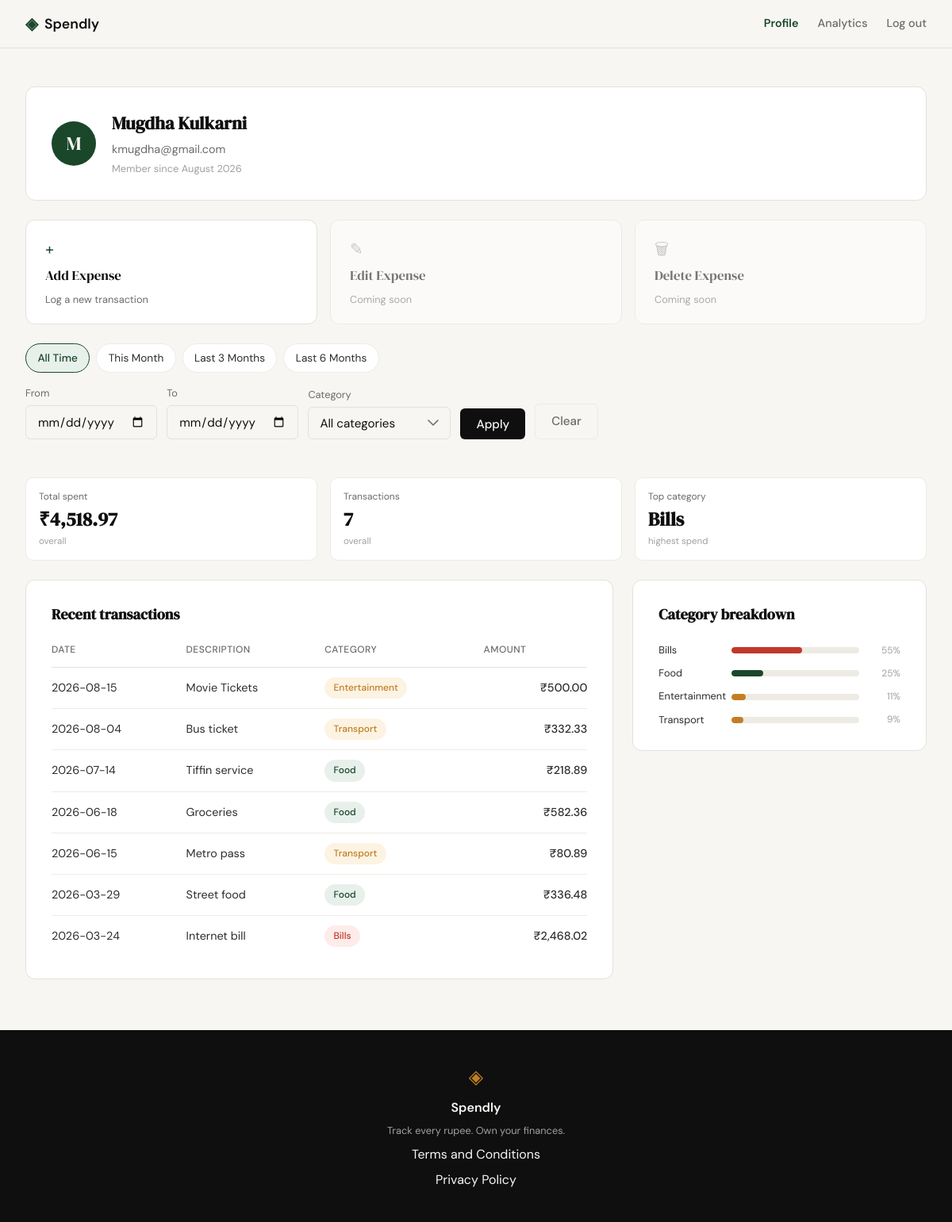
Screenshot of /profile (signed in) with the database file from the repository.
### tables this page shows
CREATE TABLE users (
            id            INTEGER PRIMARY KEY AUTOINCREMENT,
            name          TEXT    NOT NULL,
            email         TEXT    NOT NULL UNIQUE,
            password_hash TEXT    NOT NULL,
            created_at    TEXT    DEFAULT (datetime('now'))
        );

CREATE TABLE expenses (
            id          INTEGER PRIMARY KEY AUTOINCREMENT,
            user_id     INTEGER NOT NULL REFERENCES users(id),
            amount      REAL    NOT NULL,
            category    TEXT    NOT NULL,
            date        TEXT    NOT NULL,
            description TEXT,
            created_at  TEXT    DEFAULT (datetime('now'))
        );

### app.py (the view)
@app.route("/profile")
def profile():
    if not session.get("user_id"):
        return redirect(url_for("login"))
    user_id = session["user_id"]
    if get_user_by_id(user_id) is None:
        abort(404)
    selected_category = request.args.get("category") or None
    raw_from = _parse_iso_date(request.args.get("date_from"))
    raw_to = _parse_iso_date(request.args.get("date_to"))
    if raw_from and raw_to and raw_from > raw_to:
        flash("Start date must be before end date.", "error")
        date_from = date_to = None
    else:
        date_from, date_to = raw_from, raw_to
    date_from_str = date_from.isoformat() if date_from else None
    date_to_str = date_to.isoformat() if date_to else None
    today = date.today()
    month_end = date(today.year, today.month, calendar.monthrange(today.year, today.month)[1])
    presets = {
        "this_month": {"date_from": date(today.year, today.month, 1).isoformat(), "date_to": month_end.isoformat()},
        "last_3_months": {"date_from": _months_ago_start(today, 3).isoformat(), "date_to": today.isoformat()},
        "last_6_months": {"date_from": _months_ago_start(today, 6).isoformat(), "date_to": today.isoformat()},
        "all_time": {"date_from": None, "date_to": None},
    }
    if date_from_str is None and date_to_str is None:
        active_preset = "all_time"
    else:
        active_preset = next(
            (name for name, r in presets.items()
             if r["date_from"] == date_from_str and r["date_to"] == date_to_str),
            None,
        )
    user = queries.get_user_by_id(user_id)
    summary = queries.get_summary_stats(user_id, category=selected_category, date_from=date_from_str, date_to=date_to_str)
    transactions = queries.get_recent_transactions(user_id, category=selected_category, date_from=date_from_str, date_to=date_to_str)
    categories = queries.get_category_breakdown(user_id, category=selected_category, date_from=date_from_str, date_to=date_to_str)
    return render_template(
        "profile.html",
        user=user,
        summary=summary,
        transactions=transactions,
        categories=categories,
        category_options=CATEGORIES,
        selected_category=selected_category or "",
        selected_date_from=date_from_str or "",
        selected_date_to=date_to_str or "",
        active_preset=active_preset,
        presets=presets,
    )

### app.py (called while the page is built)
def _parse_iso_date(value):
    if not value:
        return None
    try:
        return datetime.strptime(value, "%Y-%m-%d").date()
    except ValueError:
        return None

def _months_ago_start(today, n):
    month_index = today.month - 1 - (n - 1)
    year = today.year + month_index // 12
    month = month_index % 12 + 1
    return date(year, month, 1)

### database/db.py (called while the page is built)
def get_db():
    conn = sqlite3.connect(
        DB_PATH,
        timeout=10,
    )
    conn.row_factory = sqlite3.Row
    conn.execute("PRAGMA foreign_keys = ON")
    conn.execute("PRAGMA busy_timeout = 10000")
    return conn

def get_user_by_id(user_id):
    with get_db() as db:
        return get_db().execute(
            """
            SELECT id, name, email, password_hash, created_at
            FROM users
            WHERE id = ?
            """,
            (user_id,),
        ).fetchone()

### database/queries.py (called while the page is built)
def get_user_by_id(user_id):
    with get_db() as conn:
        row = conn.execute(
            "SELECT name, email, created_at FROM users WHERE id = ?",
            (user_id,),
        ).fetchone()
    if row is None:
        return None
    created_at = datetime.strptime(row["created_at"], "%Y-%m-%d %H:%M:%S")
    member_since = created_at.strftime("%B %Y")  # e.g. "January 2026"
    return {
        "name": row["name"],
        "email": row["email"],
        "member_since": member_since,
    }

def get_recent_transactions(user_id, limit=None, category=None, date_from=None, date_to=None):
    sql_limit = -1 if limit is None else limit
    with get_db() as conn:
        rows = conn.execute(
            """
            SELECT date, description, category, amount
            FROM expenses
            WHERE user_id = ?
              AND (? IS NULL OR category = ?)
              AND (? IS NULL OR date >= ?)
              AND (? IS NULL OR date <= ?)
            ORDER BY date DESC, id DESC
            LIMIT ?
            """,
            (user_id, category, category, date_from, date_from, date_to, date_to, sql_limit),
        ).fetchall()
    return [
        {
            "date": row["date"],
            "description": row["description"],
            "category": row["category"],
            "amount": row["amount"],
        }
        for row in rows
    ]

### templates/profile.html (shortened to what this page needs)
{% extends "base.html" %}
{% block head %}
<link rel="stylesheet" href="{{ url_for('static', filename='css/profile.css') }}">
{% endblock %}
{% block content %}
<section class="profile-section">
    <div class="profile-inner">
        <div class="profile-info-card">
            <div class="profile-avatar">{{ user.name[0]|upper }}</div>
            <div class="profile-info-details">
                <h1 class="profile-name">{{ user.name }}</h1>
                <p class="profile-email">{{ user.email }}</p>
                <p class="profile-since">Member since {{ user.member_since }}</p>
            </div>
        </div>
        <div class="profile-actions">
            <a href="{{ url_for('add_expense') }}" class="action-card action-card-primary">
                <span class="action-card-icon">+</span>
                <span class="action-card-title">Add Expense</span>
                <span class="action-card-desc">Log a new transaction</span>
            </a>
            <div class="action-card action-card-disabled" aria-disabled="true">
                <span class="action-card-icon">✎</span>
                <span class="action-card-title">Edit Expense</span>
                <span class="action-card-desc">Coming soon</span>
            </div>
            <div class="action-card action-card-disabled" aria-disabled="true">
                <span class="action-card-icon">🗑</span>
                <span class="action-card-title">Delete Expense</span>
                <span class="action-card-desc">Coming soon</span>
            </div>
        </div>
        <div class="profile-date-filters">
            <div class="preset-links">
                <a href="{{ url_for('profile', category=selected_category or none) }}"
                   class="preset-link {% if active_preset == 'all_time' %}preset-link-active{% endif %}">All Time</a>
                <a href="{{ url_for('profile', category=selected_category or none, date_from=presets.this_month.date_from, date_to=presets.this_month.date_to) }}"
                   class="preset-link {% if active_preset == 'this_month' %}preset-link-active{% endif %}">This Month</a>
                <a href="{{ url_for('profile', category=selected_category or none, date_from=presets.last_3_months.date_from, date_to=presets.last_3_months.date_to) }}"
                   class="preset-link {% if active_preset == 'last_3_months' %}preset-link-active{% endif %}">Last 3 Months</a>
                <a href="{{ url_for('profile', category=selected_category or none, date_from=presets.last_6_months.date_from, date_to=presets.last_6_months.date_to) }}"
                   class="preset-link {% if active_preset == 'last_6_months' %}preset-link-active{% endif %}">Last 6 Months</a>
            </div>
            <form class="custom-range-form {% if active_preset is none and (selected_date_from or selected_date_to) %}custom-range-active{% endif %}" method="get" action="{{ url_for('profile') }}">
                <div class="custom-range-field">
                    <label for="date_from">From</label>
                    <input type="date" id="date_from" name="date_from" class="form-input" value="{{ selected_date_from }}">
                </div>
                <div class="custom-range-field">
                    <label for="date_to">To</label>
                    <input type="date" id="date_to" name="date_to" class="form-input" value="{{ selected_date_to }}">
                </div>
                <div class="custom-range-field custom-range-category">
                    <label for="category">Category</label>
                    <select id="category" name="category" class="form-input">
                        <option value="" {% if selected_category == "" %}selected{% endif %}>All categories</option>
                    </select>
                </div>
                <button type="submit" class="btn-submit custom-range-submit">Apply</button>
                <a href="{{ url_for('profile') }}" class="btn-clear">Clear</a>
            </form>
        </div>
        <div class="profile-stats">
            <div class="stat-tile">
                <div class="stat-tile-label">Total spent</div>
                <div class="stat-tile-value">₹{{ "{:,.2f}".format(summary.total_spent) }}</div>
                <div class="stat-tile-meta">overall</div>
            </div>
            <div class="stat-tile">
                <div class="stat-tile-label">Transactions</div>
                <div class="stat-tile-value">{{ summary.transaction_count }}</div>
                <div class="stat-tile-meta">overall</div>
            </div>
            <div class="stat-tile">
                <div class="stat-tile-label">Top category</div>
                <div class="stat-tile-value">{{ summary.top_category }}</div>
                <div class="stat-tile-meta">highest spend</div>
            </div>
        </div>
        <div class="profile-panels-row">
            <div class="profile-panel profile-panel-transactions">
                <h2 class="profile-panel-title">Recent transactions</h2>
                <table class="profile-table">
                    <thead>
                        <tr>
                            <th>Date</th>
                            <th>Description</th>
                            <th>Category</th>
                            <th class="profile-table-amount">Amount</th>
                        </tr>
                    </thead>
                    <tbody>
                        {% for tx in transactions %}
                        <tr>
                            <td>{{ tx.date }}</td>
                            <td>{{ tx.description or "" }}</td>
                            <td><span class="category-badge category-badge-{{ tx.category|lower }}">{{ tx.category }}</span></td>
                            <td class="profile-table-amount">₹{{ "{:,.2f}".format(tx.amount) }}</td>
                        </tr>
                        {% endfor %}
                    </tbody>
                </table>
            </div>
            <div class="profile-panel profile-panel-breakdown">
                <h2 class="profile-panel-title">Category breakdown</h2>
                <div class="stat-bars profile-breakdown">
                    {% for cat in categories %}
                    <div class="stat-bar-row">
                        <span class="stat-bar-cat">{{ cat.name }}</span>
                        <div class="stat-bar-track">
                            <div class="stat-bar category-bar-{{ cat.name|lower }}" style="width: {{ cat.pct }}%"></div>
                        </div>
                        <span class="stat-bar-pct">{{ cat.pct }}%</span>
                    </div>
                    {% endfor %}
                </div>
            </div>
        </div>
    </div>
</section>
{% endblock %}

### templates/base.html (shortened to what this page needs)
<!DOCTYPE html>
<html lang="en">
<head>
    <link rel="stylesheet" href="{{ url_for('static', filename='css/style.css') }}">
    {% block head %}{% endblock %}
</head>
<body>
    <nav class="navbar">
        <div class="nav-inner">
            <a href="{{ url_for('landing') }}" class="nav-brand">
                <span class="brand-icon">◈</span>
                <span class="brand-name">Spendly</span>
            </a>
            <div class="nav-links">
                {% if session.user_id %}
                <a href="{{ url_for('profile') }}" class="{% if request.endpoint == 'profile' %}nav-link-active{% endif %}">Profile</a>
                <a href="{{ url_for('analytics') }}" class="{% if request.endpoint == 'analytics' %}nav-link-active{% endif %}">Analytics</a>
                <a href="{{ url_for('logout') }}">Log out</a>
                {% else %}
                <a href="{{ url_for('login') }}">Sign in</a>
                <a href="{{ url_for('register') }}" class="nav-cta">Get started</a>
                {% endif %}
            </div>
        </div>
    </nav>
    <main class="main-content">
        {% block content %}{% endblock %}
    </main>
    <footer class="footer">
        <div class="footer-inner">
            <span class="brand-icon">◈</span>
            <span class="footer-name">Spendly</span>
            <p class="footer-copy">Track every rupee. Own your finances.</p>
            <a href="{{ url_for('terms') }}">Terms and Conditions</a>
            <a href="{{ url_for('privacy') }}">Privacy Policy </a>
        </div>
    </footer>
</body>
</html>

### static/css/profile.css (style rules this page uses)
.profile-actions { display: grid; grid-template-columns: repeat(3, 1fr); gap: 1rem; }
.action-card { display: flex; flex-direction: column; gap: 0.35rem; background: var(--paper-card); border: 1px solid var(--border); border-radius: var(--radius-md); padding: 1.25rem 1.5rem; text-decoration: none; transition: border-color 0.2s, box-shadow 0.2s; }
.action-card-icon { font-size: 1.25rem; color: var(--accent); }
.action-card-title { font-family: var(--font-display); font-size: 1.05rem; color: var(--ink); }
.action-card-desc { font-size: 0.8rem; color: var(--ink-muted); }
.action-card-disabled { opacity: 0.55; cursor: not-allowed; }
.action-card-disabled .action-card-icon { color: var(--ink-faint); }
.profile-date-filters { display: flex; flex-wrap: wrap; align-items: flex-end; gap: 1rem; margin-bottom: 1.5rem; }
.preset-links { display: flex; gap: 0.5rem; flex-wrap: wrap; }
.preset-link { padding: 0.4rem 0.9rem; border-radius: var(--radius-lg); border: 1px solid var(--border-soft); background: var(--paper-card); color: var(--ink-soft); font-size: 0.85rem; text-decoration: none; transition: background 0.2s, color 0.2s, border-color 0.2s; }
.preset-link-active { background: var(--accent-light); color: var(--accent); border-color: var(--accent); font-weight: 500; }
.custom-range-form { display: flex; align-items: flex-end; gap: 0.75rem; flex-wrap: wrap; }
.custom-range-field label { display: block; font-size: 0.8rem; color: var(--ink-muted); margin-bottom: 0.3rem; }
.custom-range-category select.form-input { cursor: pointer; appearance: none; -webkit-appearance: none; -moz-appearance: none; background-repeat: no-repeat; background-position: right 0.875rem center; padding-right: 2.5rem; min-width: 180px; }
.custom-range-category select.form-input option { background: var(--paper-card); color: var(--ink); font-family: var(--font-body); }
.custom-range-category select.form-input option:checked { background: var(--accent-light); color: var(--accent); }
.custom-range-submit { width: auto; margin-top: 0; padding: 0.6rem 1.25rem; }
.btn-clear { padding: 0.6rem 1.25rem; border-radius: var(--radius-sm); border: 1px solid var(--border-soft); background: transparent; color: var(--ink-muted); font-size: 0.95rem; font-weight: 500; text-decoration: none; transition: border-color 0.2s, color 0.2s; }

### rows the page displays
users: name "M", name "Mugdha Kulkarni", email "kmugdha@gmail.com"
expenses: top_category "Bills", date "2026-03-24", description "Internet bill", category "Bills", amount "2,468.02"
expenses: date "2026-08-15", description "Movie Tickets", category "Entertainment", amount "500.00"
expenses: date "2026-08-04", description "Bus ticket", category "Transport", amount "332.33"
expenses: date "2026-07-14", description "Tiffin service", category "Food", amount "218.89"
expenses: date "2026-06-18", description "Groceries", category "Food", amount "582.36"
expenses: date "2026-06-15", description "Metro pass", category "Transport", amount "80.89"
expenses: date "2026-03-29", description "Street food", category "Food", amount "336.48"

### other values shown
{{ user.member_since }} "August 2026"
{{ "{:,.2f}".format(summary.total_spent) }} "4,518.97"
{{ summary.transaction_count }} "7"
{{ cat.name }} "Bills" "Food" "Entertainment" "Transport"
{{ cat.pct }} "55" "25" "11" "9"
